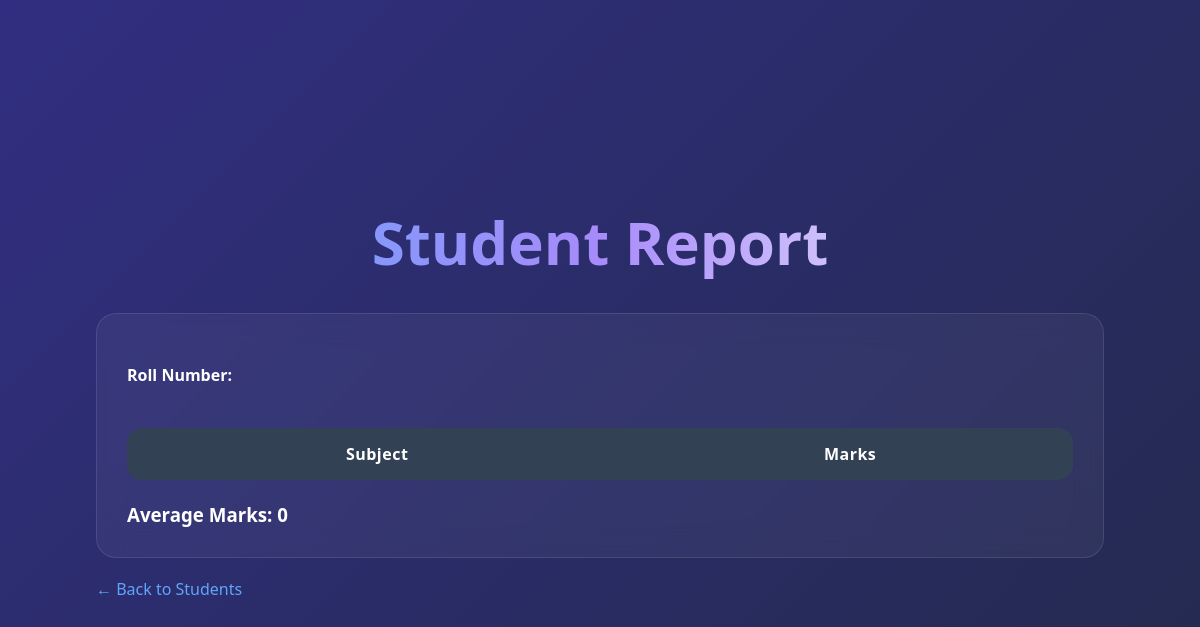
The app's page /student_report/111, older data.
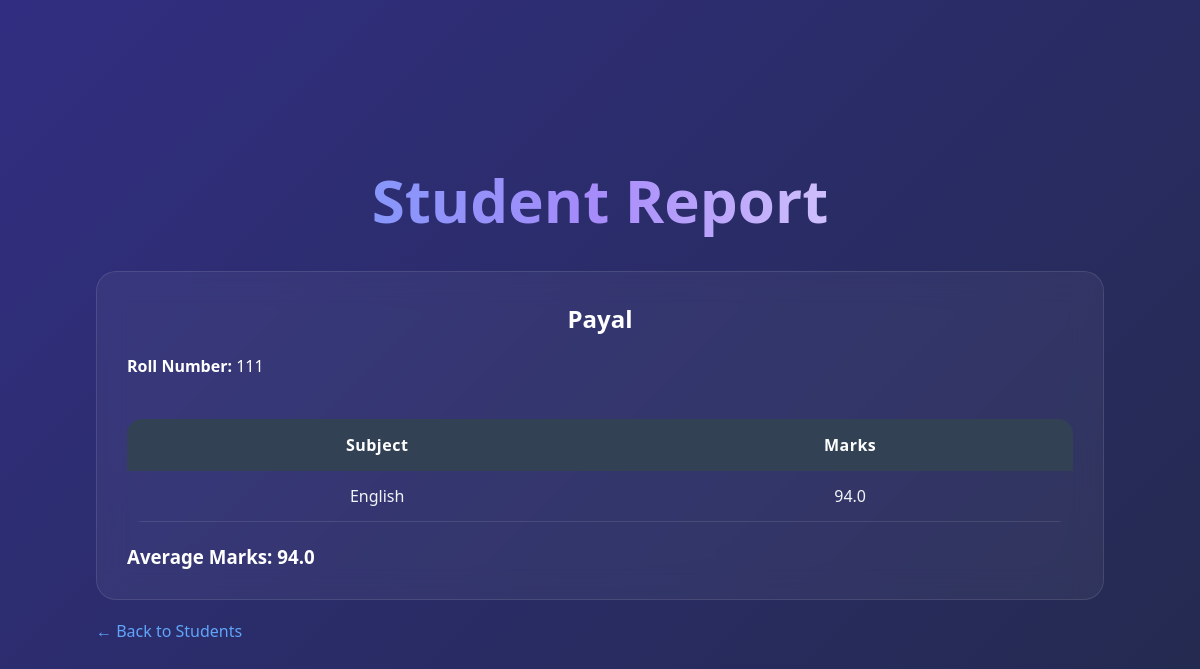
The same page, newer data.
### tables this page shows
CREATE TABLE students (
    roll_number TEXT PRIMARY KEY,
    name TEXT NOT NULL
);

CREATE TABLE grades (
    id INTEGER PRIMARY KEY AUTOINCREMENT,
    roll_number TEXT,
    subject TEXT,
    marks REAL,
    FOREIGN KEY (roll_number)
        REFERENCES students(roll_number)
);

### app.py (the view)
@app.route("/student_report/<roll>")
def student_report(roll):
    conn = get_connection()
    cursor = conn.cursor()
    cursor.execute(
        "SELECT * FROM students WHERE roll_number = ?",
        (roll,)
    )
    student = cursor.fetchone()
    cursor.execute(
        """
        SELECT subject, marks
        FROM grades
        WHERE roll_number = ?
        """,
        (roll,)
    )
    grades = cursor.fetchall()
    cursor.execute(
        """
        SELECT AVG(marks)
        FROM grades
        WHERE roll_number = ?
        """,
        (roll,)
    )
    average = cursor.fetchone()[0]
    conn.close()
    return render_template(
        "student_report.html",
        student=student,
        grades=grades,
        average=round(average, 2) if average else 0
    )

### db.py (called while the page is built)
def get_connection():
    conn = sqlite3.connect("student_tracker.db")
    conn.row_factory = sqlite3.Row
    return conn

### templates/student_report.html (shortened to what this page needs)
<!DOCTYPE html>
<html>
<head>
    <link rel="stylesheet"
          href="{{ url_for('static', filename='style.css') }}">
</head>
<body>
<div class="page-container">
<h1>Student Report</h1>
<div class="table-card">
<h2>{{ student[1] }}</h2>
<p>
<b>Roll Number:</b> {{ student[0] }}
</p>
<br>
<table>
<tr>
    <th>Subject</th>
    <th>Marks</th>
</tr>
{% for grade in grades %}
<tr>
    <td>{{ grade[0] }}</td>
    <td>{{ grade[1] }}</td>
</tr>
{% endfor %}
</table>
<br>
<h3>
Average Marks: {{ average }}
</h3>
</div>
<a href="/view_students" class="back-btn">
← Back to Students
</a>
</div>
</body>
</html>

Row changes from the older to the newer data that the page shows:
added students: name "Payal", roll_number "111"
added grades: subject "English", marks "94.0"
Text that changed along with them:
{{ average }}: "0" → "94.0"
